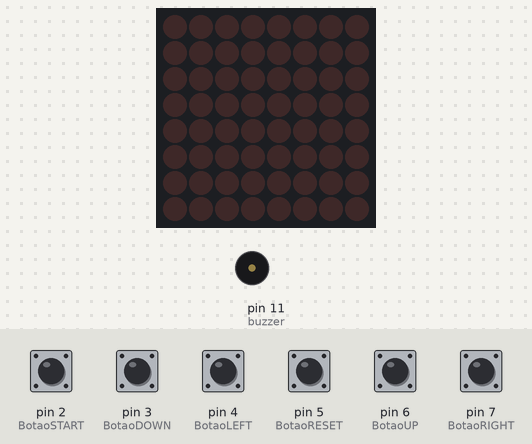
The sketch below on a simulated Arduino Uno, built with avr-gcc and run on an emulated ATmega328P. On the bench: 8×8 LED matrix, buzzer (waves = sounding). Inputs (shaded band) come from the test bench; at power-on: pin 2 (BotaoSTART), pin 3 (BotaoDOWN), pin 4 (BotaoLEFT), pin 5 (BotaoRESET), pin 6 (BotaoUP), pin 7 (BotaoRIGHT) HIGH.

Above: at 1.2 s.
1.3 s: pin 2 (BotaoSTART) pulled LOW for 0.15 s
At 1.9 s:
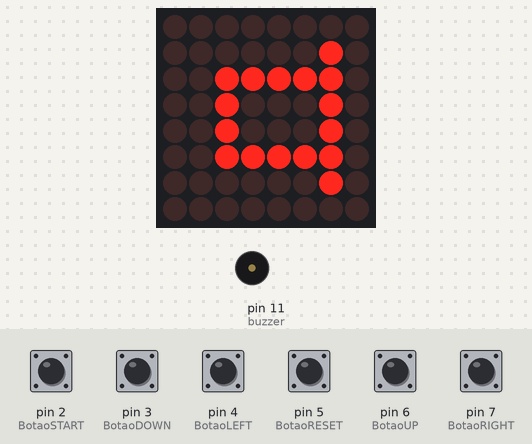
4.4 s: pin 4 (BotaoLEFT) pulled LOW for 1 s
At 5.0 s:
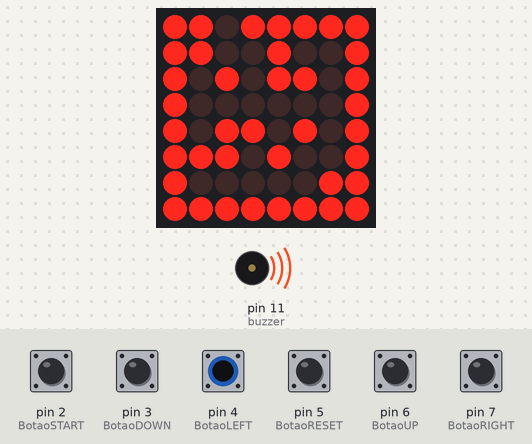
7.6 s: pin 3 (BotaoDOWN) pulled LOW for 0.15 s
At 8.0 s:
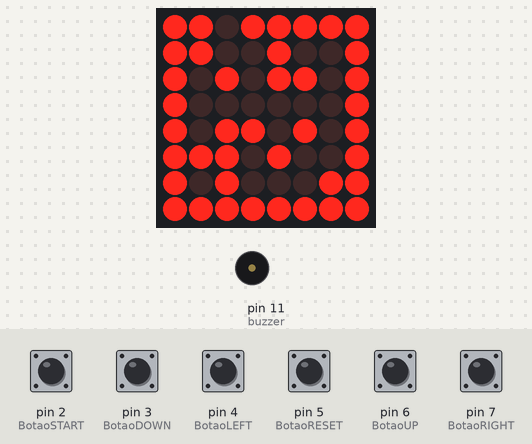
10.5 s: pin 3 (BotaoDOWN) pulled LOW for 1 s
At 12.0 s:
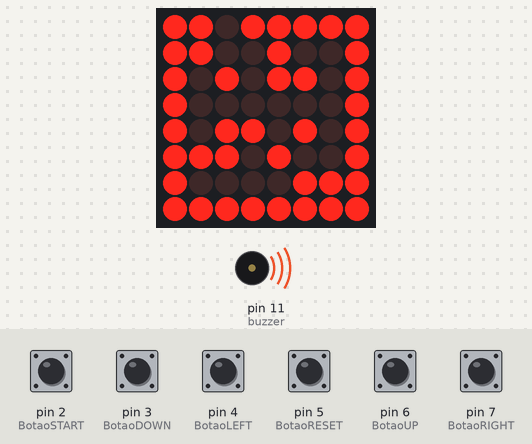
13.0 s: pin 6 (BotaoUP) pulled LOW for 0.15 s
At 13.4 s:
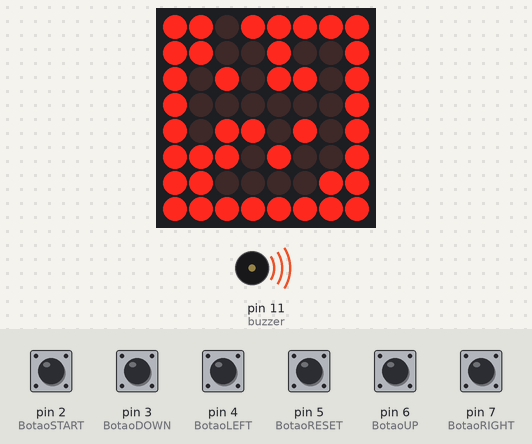
14.6 s: pin 5 (BotaoRESET) pulled LOW for 0.15 s
At 15.0 s:
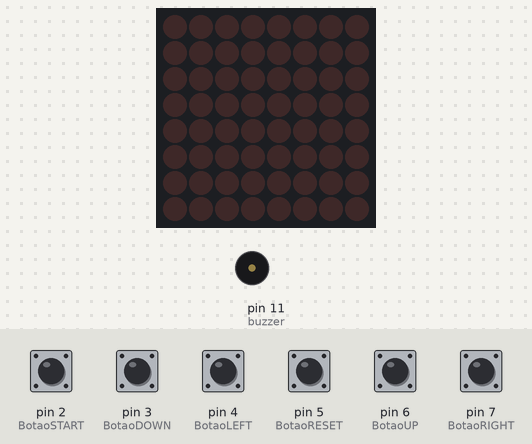
Timing chart, 0 to 17.2 s (numbered marks = the images above; inputs shaded):
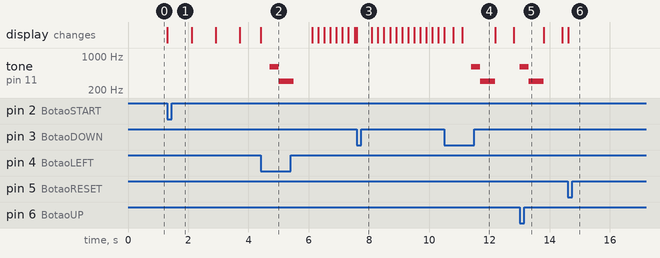

The sketch:

ElectroMaze.ino
```cpp
#include <LedControl.h>

// Definindo os pinos de conexão da matriz LED
#define DATA_PIN  8  // Pino do DIN
#define CS_PIN    9   // Pino do CS
#define CLK_PIN   10   // Pino do CLK
#define MAX_DEVICES 1 // Número de módulos 8x8 conectados

// Criando o objeto LedControl
LedControl lc = LedControl(DATA_PIN, CLK_PIN, CS_PIN, MAX_DEVICES);

// Definindo os pinos dos botões
#define BotaoUP  6
#define BotaoDOWN  3
#define BotaoRIGHT  7
#define BotaoLEFT  4
#define BotaoRESET  5
#define BotaoSTART 2
#define buzzer  11

// Definido o estado dos botões
int estadoBotaoUP = 0;
int estadoBotaoDOWN = 0;
int estadoBotaoRIGHT = 0;
int estadoBotaoLEFT = 0;
int estadoBotaoSTART = 0;
int estadoBotaoRESET = 0;

bool matrizLigada = false; // Indica se a matriz está ligada
bool resetFeito = false; // Indica se o fullReset foi feito

// Definindo variáveis
int ledX; // Posição X do led
int ledY; // Posição Y do led
int mazeEndX; // Posição X do fim do labirinto
int mazeEndY; // Posição Y do fim do labirinto
int currentMazeIndex = 0; // Índice para rastrear o labirinto atual

// Melodia do MARIO THEME
int melodia1[] = {660,660,660,510,660,770};
int duracaoDasNotas1[] = {100,100,100,100,100,100};
int pausaDepoisDasNotas1[] ={100,200,200,50,200,450};

// Tempo para o efeito de piscamento
unsigned long blinkInterval = 200; // Tempo de piscamento em milissegundos
unsigned long lastBlinkTime = 0;
bool ledOn = true;

bool ledState[8][8] = { false };

byte currentMaze[8]; // Matriz global para armazenar o labirinto atual

// Definindo os labirintos como uma matriz de bytes
const byte maze1[8] = {
  B11111111,
  B11000101,
  B00101101,
  B10001001,
  B11100101,
  B10101001,
  B10000011,
  B11111111

};

const byte maze2[8] = {
  B11011111,
  B10001101,
  B10110001,
  B10100101,
  B10010101,
  B10110111,
  B10000001,
  B11111111
};

const byte maze3[8] = {
  B11111111,
  B10000011,
  B11101101,
  B10000001,
  B10111101,
  B11000101,
  B10010001,
  B10111111
};

const byte maze4[8] = {
  B11111111,
  B10000001,
  B10111101,
  B10101101,
  B10100001,
  B10111111,
  B10000000,
  B11111111
};

struct Maze {
  const byte* layout;
  int startX;
  int startY;
  int endX;
  int endY;
};

// Definindo início e fim de cada labirinto
Maze mazes[] = {
  { maze1, 6, 1, 0, 2 },
  { maze2, 6, 4, 2, 0 },
  { maze3, 1, 1, 1, 7 },
  { maze4, 3, 3, 7, 6 }
};

const int numMazes = sizeof(mazes) / sizeof(mazes[0]);

// Seleciona o labirinto correto
void setMaze(Maze maze) {
  memcpy(currentMaze, maze.layout, sizeof(currentMaze)); // Copia o labirinto
  ledX = maze.startX;
  ledY = maze.startY;
  mazeEndX = maze.endX;
  mazeEndY = maze.endY;
}

// Desenha o labirinto
void drawMaze() {
  if (matrizLigada) {
   for (int y = 0; y < 8; y++) {
    for (int x = 0; x < 8; x++) {
      if (currentMaze[y] & (1 << (7 - x))) {
        lc.setLed(0, x, y, true); // Desenhar parede (LED aceso)
      } else {
        lc.setLed(0, x, y, false); // Desenhar espaço aberto (LED apagado)
       }
      }
    }
  }
}

const byte imagem1[8] = {
  B00000000,
  B00000000,
  B00111100,
  B00100100,
  B00100100,
  B00100100,
  B01111110,
  B00000000
};

const byte imagem2[8] = {
  B00000000,
  B01000010,
  B10100101,
  B01000010,
  B00111100,
  B00100100,
  B01111110,
  B00000000
};

const byte* imagens[] = {imagem1, imagem2};
int imagemAtual = 0;
unsigned long tempoTrocaImagem = 0;
const unsigned long intervaloTrocaImagem = 800; // Intervalo de troca das imagens em milissegundos
bool exibindoImagens = false; // Indica se as imagens estão sendo exibidas


void showImage(int imagemIndex) {
  lc.clearDisplay(0); // Limpar a matriz
  const byte* imagem = imagens[imagemIndex];
  for (int y = 0; y < 8; y++) {
    byte linha = imagem[y];
    for (int x = 0; x < 8; x++) {
      if (linha & (1 << (7 - x))) {
        lc.setLed(0, x, y, true); // Acender LED
      } else {
        lc.setLed(0, x, y, false); // Apagar LED
      }
    }
  }
}


void setup() {
  // Inicializando a matriz LED desligada
  for (int i = 0; i < MAX_DEVICES; i++) {
    lc.shutdown(i, true);
    lc.setIntensity(i, 4);
    lc.clearDisplay(i);
  }

  // Configurando os pinos dos botões
  pinMode(BotaoUP, INPUT_PULLUP);
  pinMode(BotaoDOWN, INPUT_PULLUP);
  pinMode(BotaoLEFT, INPUT_PULLUP);
  pinMode(BotaoRIGHT, INPUT_PULLUP);
  pinMode(BotaoRESET, INPUT_PULLUP);
  pinMode(BotaoSTART, INPUT_PULLUP);
  pinMode(buzzer, OUTPUT);

  // Realiza o fullReset ao iniciar
  fullReset(); // Inicializa as variáveis e o estado do labirinto
}

void loop() {

  estadoBotaoUP = digitalRead(BotaoUP);
  estadoBotaoDOWN = digitalRead(BotaoDOWN);
  estadoBotaoRIGHT = digitalRead(BotaoRIGHT);
  estadoBotaoLEFT = digitalRead(BotaoLEFT);
  estadoBotaoRESET = digitalRead(BotaoRESET);
  estadoBotaoSTART = digitalRead(BotaoSTART);

  if (!estadoBotaoSTART && !matrizLigada) {
    matrizLigada = true;
    exibindoImagens = true;
    tempoTrocaImagem = millis();
    lc.shutdown(0, false); // Liga a matriz
    showImage(imagemAtual); // Mostrar a primeira imagem
    delay(300); // Debounce e evitar múltiplas leituras rápidas
  }

  if (exibindoImagens) {
    unsigned long currentTime = millis();
    if (currentTime - tempoTrocaImagem >= intervaloTrocaImagem) {
      imagemAtual = (imagemAtual + 1) % 2; // Alternar entre 0 e 1
      showImage(imagemAtual); // Mostrar a imagem atual
      tempoTrocaImagem = currentTime;
    }

    // Verifica se qualquer botão (exceto RESET) foi pressionado
    if (estadoBotaoUP == LOW || estadoBotaoDOWN == LOW || estadoBotaoRIGHT == LOW || estadoBotaoLEFT == LOW ) {
      if (estadoBotaoRESET == HIGH) { // Verifica se o botão RESET não está pressionado
        exibindoImagens = false;
        // Inicializa o labirinto
        setMaze(mazes[currentMazeIndex]);
        drawMaze(); // Desenhar o labirinto
      }
      delay(300); // Debounce e evitar múltiplas leituras rápidas
    }
  } else if (matrizLigada) {
    // Botoes de movimento para o labirinto
    if (estadoBotaoUP == LOW) {
      moveLed(0, -1);
      delay(300); // Debounce e evitar múltiplas leituras rápidas
    }
    if (estadoBotaoDOWN == LOW) {
      moveLed(0, 1);
      delay(300); // Debounce e evitar múltiplas leituras rápidas
    }
    if (estadoBotaoRIGHT == LOW) {
      moveLed(-1, 0);
      delay(300); // Debounce e evitar múltiplas leituras rápidas
    }
    if (estadoBotaoLEFT == LOW) {
      moveLed(1, 0);
      delay(300); // Debounce e evitar múltiplas leituras rápidas
    }

    if (estadoBotaoRESET == LOW) {
      fullReset();
      delay(300);
    }

    // Piscando o LED móvel para criar um efeito de intensidade
    blinkLed(ledX, ledY);
  }
}

void moveLed(int dx, int dy) {
  int newX = ledX + dx;
  int newY = ledY + dy;

     // Verificar limites da matriz e colisão com o labirinto
  if (newX >= 0 && newX < 8 && newY >= 0 && newY < 8) {
    if (!(currentMaze[newY] & (1 << (7 - newX)))) {
      lc.setLed(0, ledX, ledY, false); // Apagar LED da posição antiga
      ledState[ledX][ledY] = false;
      ledX = newX;
      ledY = newY;
      lc.setLed(0, ledX, ledY, true);  // Acender LED na nova posição
      ledState[ledX][ledY] = true;

      // Checar se o LED chegou à saída
      if (ledX == mazeEndX && ledY == mazeEndY) {
        if (currentMazeIndex == numMazes - 1) {
          flashMatrix();
          fullReset();
        } else {
          // Avançar para o próximo labirinto
          passaFase(); // Piscando a matriz
          currentMazeIndex = (currentMazeIndex + 1) % numMazes; // Avançar para o próximo labirinto
          setMaze(mazes[currentMazeIndex]); // Configura o próximo labirinto
          drawMaze(); // Desenhar o próximo labirinto
        }
      }
    } else {
      somMorte();
      resetMorte();
    }
  }
}

void resetMorte() {
  lc.setLed(0, ledX, ledY, false); // Apagar LED da posição atual
  delay(100);
  ledX = mazes[currentMazeIndex].startX; // Reposicionar o LED na posição inicial X do labirinto atual
  ledY = mazes[currentMazeIndex].startY; // Reposicionar o LED na posição inicial Y do labirinto atual
  lc.setLed(0, ledX, ledY, true); // Acender LED na posição inicial

  // Re-desenhar o labirinto atual
  drawMaze();
}

void resetGame() {
  lc.clearDisplay(0); // Apagar toda a matriz
  currentMazeIndex = 0; // Setar o primeiro labirinto
  setMaze(mazes[currentMazeIndex]); // Configurar o primeiro labirinto
  lc.setLed(0, ledX, ledY, true); // Marcar LED móvel como aceso
  drawMaze(); // Redesenhar o labirinto
}


void fullReset() {
  lc.clearDisplay(0); // Apagar toda a matriz

  // Reinicializar variáveis globais
  ledX = mazes[0].startX;
  ledY = mazes[0].startY;
  mazeEndX = mazes[0].endX;
  mazeEndY = mazes[0].endY;
  currentMazeIndex = 0; // Reiniciar para o primeiro labirinto

  // Configurar o primeiro labirinto
  setMaze(mazes[currentMazeIndex]);
  lc.setLed(0, ledX, ledY, true); // Marcar LED móvel como aceso
  drawMaze(); // Redesenhar o labirinto

  // Limpar os estados do LED
  memset(ledState, 0, sizeof(ledState));

  // Garantir que o sistema esteja preparado para o próximo uso
  resetFeito = true; // Indicar que o fullReset foi feito

  // Desligar a matriz após o reset
  matrizLigada = false;
  lc.shutdown(0, true); // Desliga a matriz
}


void blinkLed(int x, int y) {
  unsigned long currentTime = millis();

  if (currentTime - lastBlinkTime >= blinkInterval) {
    lastBlinkTime = currentTime;

    // Alternar o estado do LED móvel
    if (ledOn) {
      lc.setLed(0, x, y, false); // Apagar LED móvel
    } else {
      lc.setLed(0, x, y, true);  // Acender LED móvel
    }

    ledOn = !ledOn; // Alternar estado do LED
  }
}

void flashMatrix() {
  unsigned long startTime = millis();
  unsigned long flashDuration = 2000; // Duração total do efeito de piscar (em ms)
  unsigned long interval = 300;       // Intervalo de piscamento e pausa musical (em ms)
  while (millis() - startTime < flashDuration) {
    // Piscando a matriz
    lc.clearDisplay(0);          // Apagar a matriz
    delay(interval);
    drawMaze();                  // Redesenhar o labirinto
    delay(interval);

    // Tocar a música
    for (int nota = 0; nota < 6; nota++) {
      tone(buzzer, melodia1[nota], duracaoDasNotas1[nota]);
      delay(duracaoDasNotas1[nota] + pausaDepoisDasNotas1[nota]);
    }
    lc.clearDisplay(0);          // Apagar a matriz
    delay(interval);
    drawMaze();                  // Redesenhar o labirinto
    delay(interval);
    noTone(buzzer);
  }
  lc.clearDisplay(0); // Limpar display ao final
}

void passaFase() {
  unsigned long startTime = millis();
  unsigned long flashDuration = 2000; // Duração total do efeito de piscar (em ms)
  unsigned long interval = 300;       // Intervalo de piscamento e pausa musical (em ms)
  while (millis() - startTime < flashDuration) {
    // Piscando a matriz
    lc.clearDisplay(0);          // Apagar a matriz
    delay(interval);
    drawMaze();                  // Redesenhar o labirinto
    delay(interval);

    // Tocar a música
    for (int nota = 0; nota < 3; nota++) {
      tone(buzzer, melodia1[nota], duracaoDasNotas1[nota]);
      delay(duracaoDasNotas1[nota] + pausaDepoisDasNotas1[nota]);
    }
    lc.clearDisplay(0);          // Apagar a matriz
    delay(interval);
    drawMaze();                  // Redesenhar o labirinto
    delay(interval);
    noTone(buzzer);
  }
  lc.clearDisplay(0); // Limpar display ao final
}


void somMorte() {

  tone(buzzer,600,500);
  delay(300);
  tone(buzzer,300,500);
  delay(500);
  noTone(buzzer);
}
```

Measured:
- after the input at 1.3 s, the display: changes at once (image 1)
- after the input at 4.4 s, tone on pin 11 (buzzer): silent → 600 Hz after 0.31 s, → 300 Hz 0.30 s later, → silent 0.50 s later; the display: changes at once (image 2)
- after the input at 7.6 s, the display: changes at once (image 3)
- after the input at 10.5 s, tone on pin 11 (buzzer): silent → 600 Hz after 0.90 s, → 300 Hz 0.30 s later, → silent 0.50 s later; the display: first changes at once (image 4 shows a later state)
- after the input at 13.0 s, tone on pin 11 (buzzer): silent → 600 Hz at once, → 300 Hz 0.30 s later, → silent 0.50 s later
- after the input at 14.6 s, the display: changes at once (image 6)
